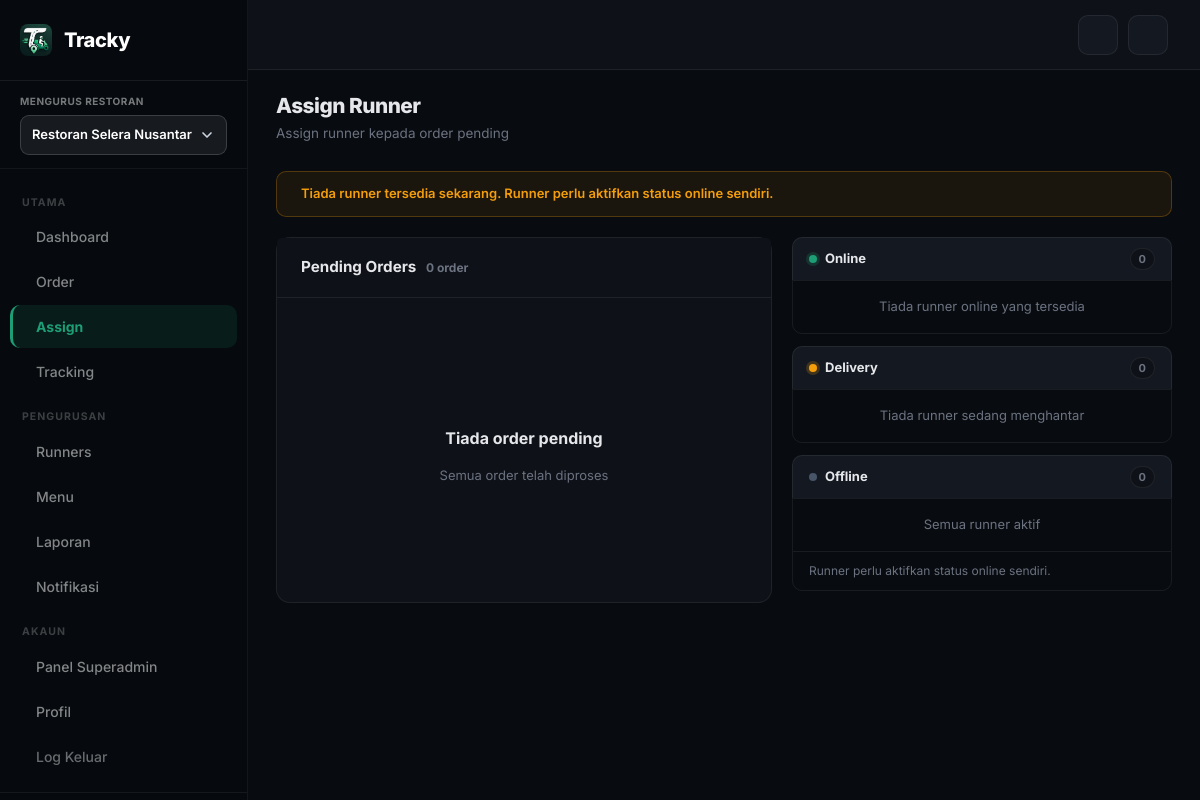
Before: /admin/admin_assign.php (signed in) with the older database file.
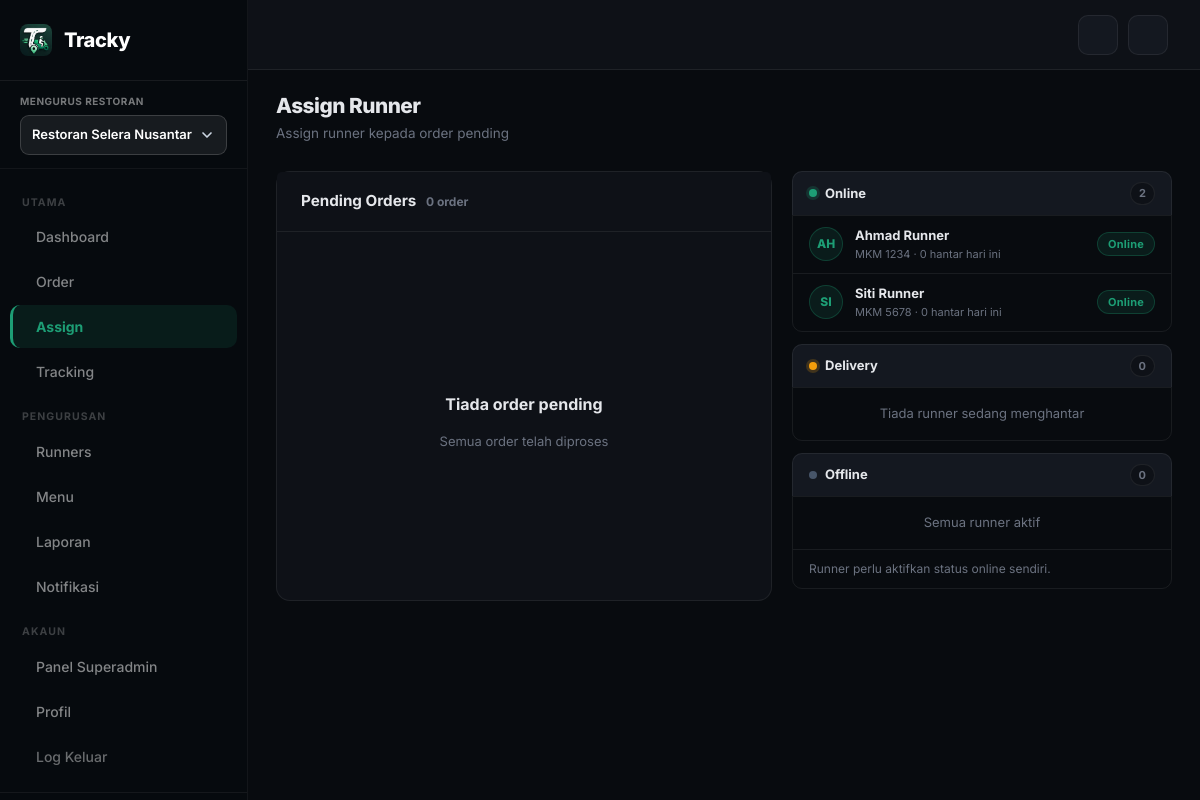
After: the same page with the newer database file.
### tables this page shows
CREATE TABLE runners (
  id INT AUTO_INCREMENT PRIMARY KEY,
  user_id INT NOT NULL,
  restaurant_id INT NULL,
  vehicle_no VARCHAR(20),
  phone VARCHAR(20),
  status ENUM('online','offline','busy') DEFAULT 'offline',
  created_at TIMESTAMP DEFAULT CURRENT_TIMESTAMP,
  INDEX idx_runners_restaurant (restaurant_id),
  FOREIGN KEY (user_id) REFERENCES users(id),
  FOREIGN KEY (restaurant_id) REFERENCES restaurants(id)
);

CREATE TABLE users (
  id INT AUTO_INCREMENT PRIMARY KEY,
  name VARCHAR(100) NOT NULL,
  email VARCHAR(100) UNIQUE NOT NULL,
  password VARCHAR(255) NOT NULL,
  role ENUM('superadmin','admin','staff','runner') NOT NULL,
  phone VARCHAR(20),
  restaurant_id INT NULL,
  is_active TINYINT DEFAULT 1,
  created_at TIMESTAMP DEFAULT CURRENT_TIMESTAMP,
  INDEX idx_users_restaurant (restaurant_id),
  FOREIGN KEY (restaurant_id) REFERENCES restaurants(id)
);

### includes/functions.php (called while the page is built, shortened)
<?php
function e(?string $value): string
{
    return htmlspecialchars($value ?? '', ENT_QUOTES, 'UTF-8');
}
function activeRestaurantId(): int
{
    $role = $_SESSION['role'] ?? '';
    if ($role === 'superadmin') {
        return (int) ($_SESSION['sa_acting_restaurant'] ?? 0);
    }
    return (int) ($_SESSION['restaurant_id'] ?? 0);
}

### admin/admin_assign.php (the view, shortened to what the changed rows need)
<?php
require_once __DIR__ . '/../includes/db.php';
require_once __DIR__ . '/../includes/functions.php';
$restId = activeRestaurantId();
$activeSql = "(SELECT COUNT(*) FROM deliveries d WHERE d.runner_id = r.id AND d.status IN ('assigned','picked_up','in_transit'))";
$available = [];
$availRes = mysqli_query($conn, "SELECT r.id, u.name, u.phone, r.vehicle_no, r.status,
  $activeSql AS active_deliveries,
  (SELECT COUNT(*) FROM deliveries d WHERE d.runner_id = r.id AND d.status = 'delivered' AND DATE(d.delivered_at) = CURDATE()) AS deliveries_today
  FROM runners r
  JOIN users u ON r.user_id = u.id
  WHERE r.status = 'online' AND u.is_active = 1 AND r.restaurant_id = $restId AND $activeSql = 0
  ORDER BY u.name ASC");
while ($r = mysqli_fetch_assoc($availRes)) {
    $available[] = $r;
}
require_once __DIR__ . '/../includes/admin_layout_start.php';
?>
<div class="page-header">
  <div class="page-header-left">
  </div>
</div>
<?php if (!$available): ?>
<div class="alert-warn" id="no-runners-warn"><i class="ti ti-alert-triangle"></i> Tiada runner tersedia sekarang. Runner perlu aktifkan status online sendiri.</div>
<?php else: ?>
<div class="alert-warn d-none" id="no-runners-warn"><i class="ti ti-alert-triangle"></i> Tiada runner tersedia sekarang.</div>
<?php endif; ?>
<div class="assign-layout">
  <div class="assign-panel active" id="assign-panel-orders">
  </div>
  <div class="assign-panel" id="assign-panel-runners">
    <div class="runner-status-section">
      <div class="runner-status-header">
        <span class="dot dot-green"></span>
        <span class="runner-status-title">Online</span>
        <span class="runner-status-count" id="available-count"><?= count($available) ?></span>
      </div>
      <div class="runner-status-body" id="available-list">
        <?php if (!$available): ?>
        <div class="runner-empty">Tiada runner online yang tersedia</div>
        <?php else: foreach ($available as $r): ?>
        <div class="runner-row">
          <div class="runner-avatar"><?= strtoupper(substr($r['name'],0,2)) ?></div>
          <div class="flex-grow-1">
            <div class="runner-row-name"><?= e($r['name']) ?></div>
            <div class="runner-row-meta"><?= e($r['vehicle_no']) ?> · <?= (int)$r['deliveries_today'] ?> hantar hari ini</div>
          </div>
          <span class="badge-status status-assigned">Online</span>
        </div>
        <?php endforeach; endif; ?>
      </div>
    </div>
  </div>
</div>
<?php
require_once __DIR__ . '/../includes/admin_layout_end.php';
?>

Changed rows visible on the page:
now on this page (row edited): runners: user.name "AH", user.name "Ahmad Runner", vehicle_no "MKM 1234", deliveries_today "0"
now on this page (row edited): runners: user.name "SI", user.name "Siti Runner", vehicle_no "MKM 5678", deliveries_today "0"
Other visible differences:
count($available): "0" → "2"
text no longer shown: "Tiada runner tersedia sekarang. Runner perlu aktifkan status online sendiri. Tiada runner online yang tersedia"
